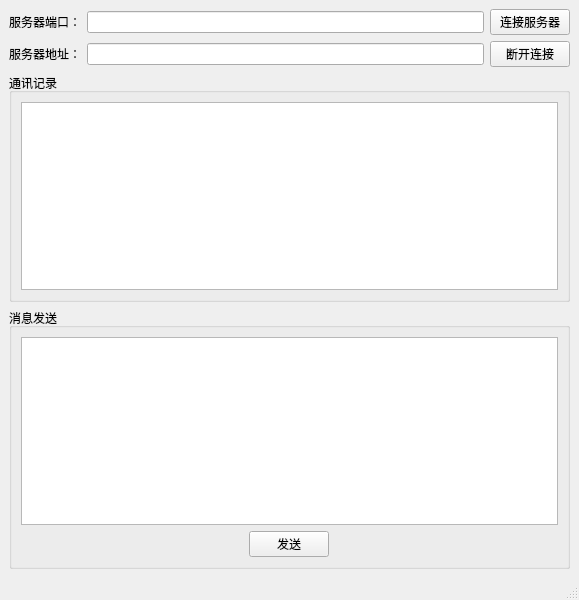
<?xml version="1.0" encoding="UTF-8"?>
<ui version="4.0">
 <class>MainWindow</class>
 <widget class="QMainWindow" name="MainWindow">
  <property name="geometry">
   <rect>
    <x>0</x>
    <y>0</y>
    <width>579</width>
    <height>600</height>
   </rect>
  </property>
  <property name="windowTitle">
   <string>MainWindow</string>
  </property>
  <widget class="QWidget" name="centralwidget">
   <layout class="QVBoxLayout" name="verticalLayout">
    <item>
     <layout class="QGridLayout" name="gridLayout">
      <item row="0" column="0">
       <widget class="QLabel" name="label">
        <property name="text">
         <string>服务器端口：</string>
        </property>
       </widget>
      </item>
      <item row="0" column="1">
       <widget class="QLineEdit" name="port"/>
      </item>
      <item row="0" column="2">
       <widget class="QPushButton" name="connectServer">
        <property name="text">
         <string>连接服务器</string>
        </property>
       </widget>
      </item>
      <item row="1" column="0">
       <widget class="QLabel" name="label_2">
        <property name="text">
         <string>服务器地址：</string>
        </property>
       </widget>
      </item>
      <item row="1" column="1">
       <widget class="QLineEdit" name="address"/>
      </item>
      <item row="1" column="2">
       <widget class="QPushButton" name="disconnect">
        <property name="text">
         <string>断开连接</string>
        </property>
       </widget>
      </item>
     </layout>
    </item>
    <item>
     <widget class="QGroupBox" name="groupBox">
      <property name="title">
       <string>通讯记录</string>
      </property>
      <layout class="QVBoxLayout" name="verticalLayout_2">
       <item>
        <widget class="QTextEdit" name="record"/>
       </item>
      </layout>
     </widget>
    </item>
    <item>
     <widget class="QGroupBox" name="groupBox_2">
      <property name="title">
       <string>消息发送</string>
      </property>
      <layout class="QVBoxLayout" name="verticalLayout_3">
       <item>
        <widget class="QTextEdit" name="sendMsg"/>
       </item>
       <item alignment="Qt::AlignHCenter">
        <widget class="QPushButton" name="send">
         <property name="text">
          <string>发送</string>
         </property>
        </widget>
       </item>
      </layout>
     </widget>
    </item>
   </layout>
  </widget>
  <widget class="QStatusBar" name="statusbar"/>
 </widget>
 <resources/>
 <connections/>
</ui>
